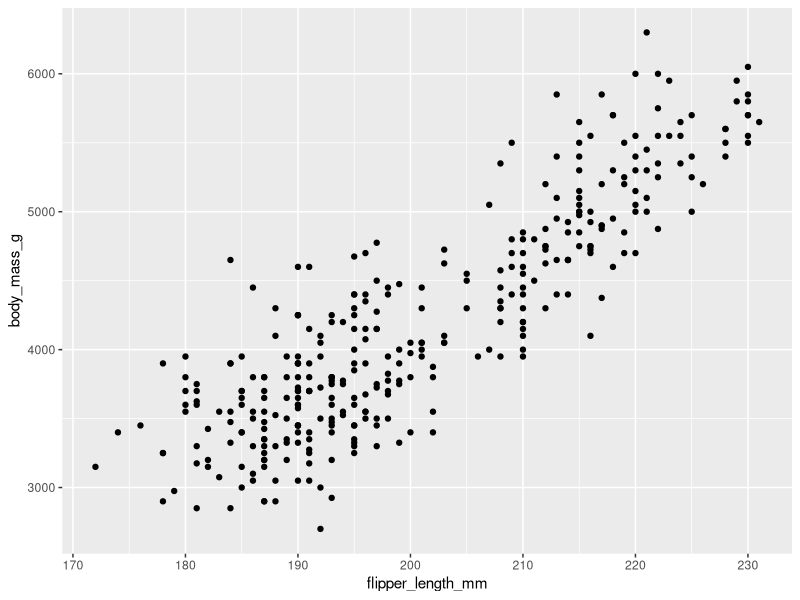
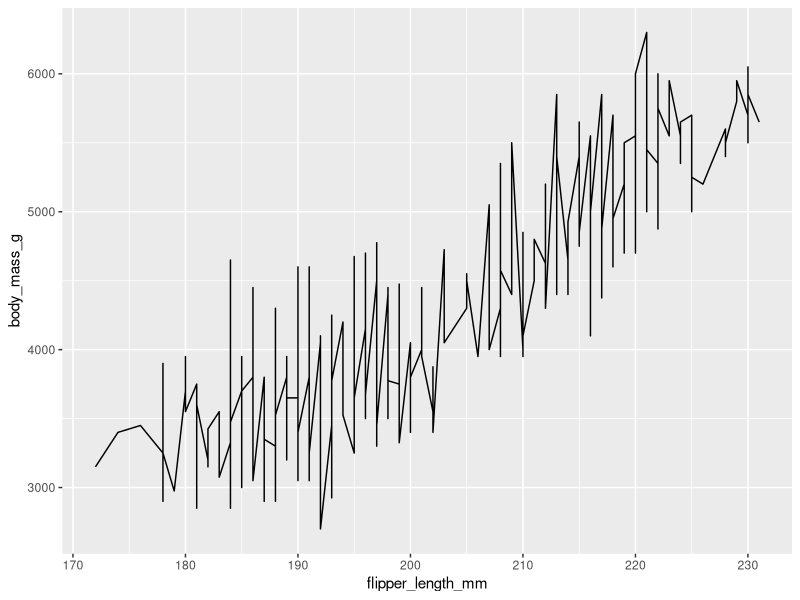
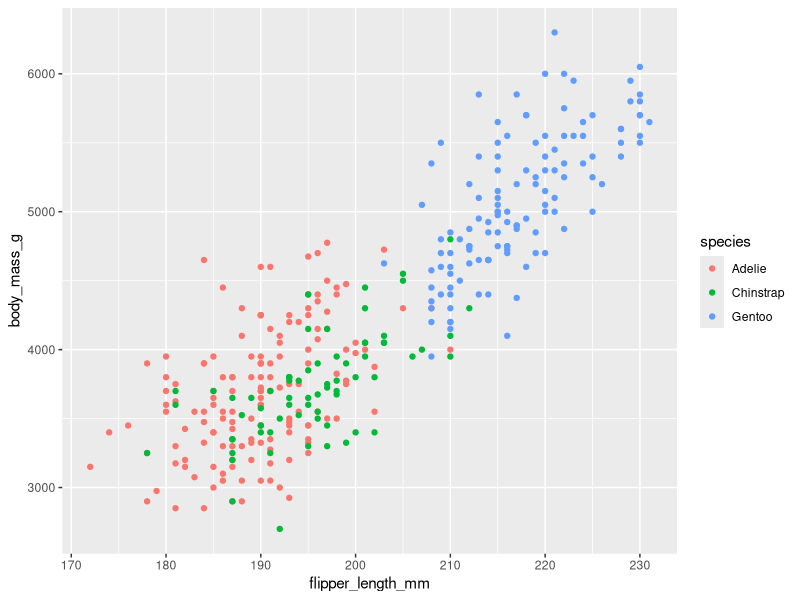

Recreate these plots in R, in order.
## ---- chunk 1
knitr::opts_chunk$set(echo = FALSE)
library(tidyverse)
library(palmerpenguins)
## ---- chunk 2
ggplot(data = penguins, aes(x = flipper_length_mm, y = body_mass_g)) +
  geom_point()
## ---- chunk 3
ggplot(data = penguins, aes( x = flipper_length_mm, y = body_mass_g)) +
  geom_line()
## ---- chunk 4
ggplot(data = penguins, aes(x = flipper_length_mm, y = body_mass_g)) +
  geom_point(aes(color = species))
